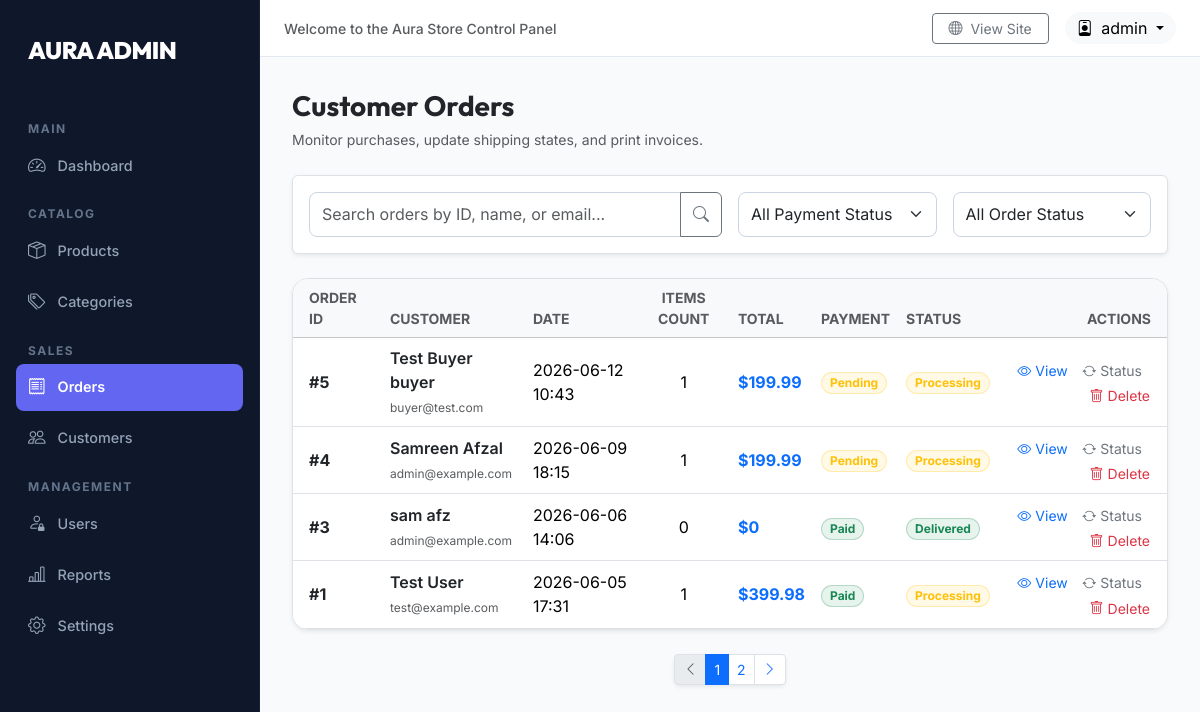
The page /dashboard/orders/ (signed in) on the database its author committed.
### orders/models.py (models this page shows, shortened)
class Order(models.Model):
    user = models.ForeignKey(
        settings.AUTH_USER_MODEL,
        on_delete=models.SET_NULL,
        related_name='orders',
        null=True,
        blank=True
    )
    first_name = models.CharField(max_length=50)
    last_name = models.CharField(max_length=50)
    email = models.EmailField()
    address = models.CharField(max_length=250)
    postal_code = models.CharField(max_length=20)
    city = models.CharField(max_length=100)
    created = models.DateTimeField(auto_now_add=True)
    updated = models.DateTimeField(auto_now=True)
    paid = models.BooleanField(default=False)
    status = models.CharField(
        max_length=20,
        choices=[
            ('Processing', 'Processing'),
            ('Shipped', 'Shipped'),
            ('Delivered', 'Delivered'),
            ('Cancelled', 'Cancelled'),
        ],
        default='Processing'
    )
    tracking_number = models.CharField(max_length=100, blank=True, default='')
    class Meta:
        ordering = ['-created']
        indexes = [
            models.Index(fields=['-created']),
        ]
    def get_total_cost(self):
        return sum(item.get_cost() for item in self.items.all())

class OrderItem(models.Model):
    order = models.ForeignKey(
        Order,
        related_name='items',
        on_delete=models.CASCADE
    )
    product = models.ForeignKey(
        Product,
        related_name='order_items',
        on_delete=models.CASCADE
    )
    price = models.DecimalField(max_digits=10, decimal_places=2)
    quantity = models.PositiveIntegerField(default=1)
    def get_cost(self):
        return self.price * self.quantity

### dashboard/views.py (the view)
# urls.py: path('orders/', views.orders_view, name='orders'),
@staff_member_required(login_url='users:admin_login')
def orders_view(request):
    orders = Order.objects.all().order_by('-created')
    return render(request, 'dashboard/orders.html', {
        'orders': orders,
        'active_menu': 'orders'
    })

### cart/context_processors.py (called while the page is built)
def cart(request):
    return {'cart': Cart(request)}

### templates/dashboard/orders.html (shortened to what this page needs)
{% extends 'dashboard/base.html' %}
{% load static %}
{% block content %}
<div class="d-flex justify-content-between align-items-center mb-4">
    <div>
        <h1 class="h3 mb-1 fw-bold text-dark" style="font-family: 'Outfit', sans-serif;">Customer Orders</h1>
        <span class="text-muted small">Monitor purchases, update shipping states, and print invoices.</span>
    </div>
</div>
<div class="card p-3 border shadow-sm bg-white mb-4">
    <div class="row g-3">
        <div class="col-md-6">
            <div class="input-group">
                <input type="text" class="form-control" placeholder="Search orders by ID, name, or email...">
                <button class="btn btn-outline-secondary" type="button"><i class="bi bi-search"></i></button>
            </div>
        </div>
        <div class="col-md-3">
            <select class="form-select">
                <option selected>All Payment Status</option>
            </select>
        </div>
        <div class="col-md-3">
            <select class="form-select">
                <option selected>All Order Status</option>
            </select>
        </div>
    </div>
</div>
<div class="table-card border shadow-sm bg-white">
    <div class="table-responsive">
        <table class="table table-hover align-middle mb-0">
            <thead>
                <tr class="table-light">
                    <th scope="col" class="text-muted text-uppercase small px-3">Order ID</th>
                    <th scope="col" class="text-muted text-uppercase small">Customer</th>
                    <th scope="col" class="text-muted text-uppercase small">Date</th>
                    <th scope="col" class="text-muted text-uppercase small text-center">Items Count</th>
                    <th scope="col" class="text-muted text-uppercase small">Total</th>
                    <th scope="col" class="text-muted text-uppercase small">Payment</th>
                    <th scope="col" class="text-muted text-uppercase small">Status</th>
                    <th scope="col" class="text-muted text-uppercase small text-end px-3">Actions</th>
                </tr>
            </thead>
            <tbody>
                {% for order in orders %}
                <tr>
                    <td class="px-3 fw-bold text-dark">#{{ order.id }}</td>
                    <td>
                        <div class="fw-semibold text-dark">{{ order.first_name }} {{ order.last_name }}</div>
                        <span class="text-muted small" style="font-size: 0.75rem;">{{ order.email }}</span>
                    </td>
                    <td>{{ order.created|date:"Y-m-d H:i" }}</td>
                    <td class="text-center">{{ order.items.count }}</td>
                    <td class="fw-bold text-primary">${{ order.get_total_cost }}</td>
                    <td>
                        {% if order.paid %}
                            <span class="badge bg-success bg-opacity-10 text-success border border-success border-opacity-25 px-2 py-1 small rounded-pill">Paid</span>
                        {% else %}
                            <span class="badge bg-warning bg-opacity-10 text-warning border border-warning border-opacity-25 px-2 py-1 small rounded-pill">Pending</span>
                        {% endif %}
                    </td>
                    <td>
                        {% if order.status == 'Delivered' %}
                            <span class="badge bg-success bg-opacity-10 text-success border border-success border-opacity-25 px-2 py-1 small rounded-pill">Delivered</span>
                        {% elif order.status == 'Shipped' %}
                            <span class="badge bg-info bg-opacity-10 text-info border border-info border-opacity-25 px-2 py-1 small rounded-pill">Shipped</span>
                        {% elif order.status == 'Cancelled' %}
                            <span class="badge bg-danger bg-opacity-10 text-danger border border-danger border-opacity-25 px-2 py-1 small rounded-pill">Cancelled</span>
                        {% else %}
                            <span class="badge bg-warning bg-opacity-10 text-warning border border-warning border-opacity-25 px-2 py-1 small rounded-pill">Processing</span>
                        {% endif %}
                    </td>
                    <td class="text-end px-3">
                        <a href="{% url 'dashboard:order_details' order.id %}" class="btn btn-sm btn-link text-primary text-decoration-none p-0 me-2"><i class="bi bi-eye me-1"></i>View</a>
                        <button class="btn btn-sm btn-link text-secondary text-decoration-none p-0 me-2" data-bs-toggle="modal" data-bs-target="#statusModal" onclick="setOrderIdForStatus({{ order.id }}, '{{ order.status|escapejs }}', '{{ order.tracking_number|escapejs }}')"><i class="bi bi-arrow-repeat me-1"></i>Status</button>
                        <button class="btn btn-sm btn-link text-danger text-decoration-none p-0" data-bs-toggle="modal" data-bs-target="#deleteOrderModal" onclick="setDeleteOrder({{ order.id }})"><i class="bi bi-trash me-1"></i>Delete</button>
                    </td>
                </tr>
                {% empty %}
                <tr>
                    <td colspan="8" class="text-center py-4 text-muted">No orders registered.</td>
                </tr>
                {% endfor %}
            </tbody>
        </table>
    </div>
</div>
<nav class="mt-4 d-flex justify-content-center">
    <ul class="pagination pagination-sm shadow-sm rounded">
        <li class="page-item disabled"><a class="page-link" href="#"><i class="bi bi-chevron-left"></i></a></li>
        <li class="page-item active"><a class="page-link" href="#">1</a></li>
        <li class="page-item"><a class="page-link" href="#">2</a></li>
        <li class="page-item"><a class="page-link" href="#"><i class="bi bi-chevron-right"></i></a></li>
    </ul>
</nav>
{% endblock %}

### templates/dashboard/base.html (shortened to what this page needs)
<!DOCTYPE html>
<html lang="en">
<head>
    <link href="https://cdn.jsdelivr.net/npm/bootstrap@5.3.3/dist/css/bootstrap.min.css" rel="stylesheet">
    <link href="https://cdn.jsdelivr.net/npm/bootstrap-icons@1.11.3/font/bootstrap-icons.min.css" rel="stylesheet">
</head>
<body>
    <div class="sidebar" id="sidebarMenu">
        <a href="{% url 'dashboard:index' %}" class="sidebar-brand brand-title">AURA ADMIN</a>
        <div class="sidebar-menu-title">Main</div>
        <a href="{% url 'dashboard:index' %}" class="sidebar-link {% if active_menu == 'dashboard' %}active{% endif %}">
            <i class="bi bi-speedometer2"></i> Dashboard
        </a>
        <div class="sidebar-menu-title">Catalog</div>
        <a href="{% url 'dashboard:products' %}" class="sidebar-link {% if active_menu == 'products' %}active{% endif %}">
            <i class="bi bi-box-seam"></i> Products
        </a>
        <a href="{% url 'dashboard:categories' %}" class="sidebar-link {% if active_menu == 'categories' %}active{% endif %}">
            <i class="bi bi-tags"></i> Categories
        </a>
        <div class="sidebar-menu-title">Sales</div>
        <a href="{% url 'dashboard:orders' %}" class="sidebar-link {% if active_menu == 'orders' %}active{% endif %}">
            <i class="bi bi-receipt"></i> Orders
        </a>
        <a href="{% url 'dashboard:customers' %}" class="sidebar-link {% if active_menu == 'customers' %}active{% endif %}">
            <i class="bi bi-people"></i> Customers
        </a>
        <div class="sidebar-menu-title">Management</div>
        <a href="{% url 'dashboard:users' %}" class="sidebar-link {% if active_menu == 'users' %}active{% endif %}">
            <i class="bi bi-person-lock"></i> Users
        </a>
        <a href="{% url 'dashboard:reports' %}" class="sidebar-link {% if active_menu == 'reports' %}active{% endif %}">
            <i class="bi bi-bar-chart-line"></i> Reports
        </a>
        <a href="{% url 'dashboard:settings' %}" class="sidebar-link {% if active_menu == 'settings' %}active{% endif %}">
            <i class="bi bi-gear"></i> Settings
        </a>
    </div>
    <div class="main-wrapper" id="mainWrapper">
        <nav class="top-navbar d-flex align-items-center justify-content-between">
            <div class="d-flex align-items-center">
                <div class="d-none d-md-block">
                    <span class="text-muted small fw-medium">Welcome to the Aura Store Control Panel</span>
                </div>
            </div>
            <div class="d-flex align-items-center gap-3">
                <a href="/" class="btn btn-sm btn-outline-secondary px-3" target="_blank">
                    <i class="bi bi-globe me-1"></i> View Site
                </a>
                <div class="dropdown">
                    <button class="btn btn-light border-0 dropdown-toggle py-1 px-2.5 rounded-pill" type="button" id="adminDropdown" data-bs-toggle="dropdown" aria-expanded="false">
                        <i class="bi bi-person-badge me-1"></i> {{ user.username }}
                    </button>
                </div>
            </div>
        </nav>
        <div class="content-body">
            {% block content %}
            {% endblock %}
        </div>
    </div>
</body>
</html>

### templates/dashboard/base.html (style rules this page uses)
body { font-family: 'Inter', sans-serif; background-color: #f8fafc; color: #334155; overflow-x: hidden; }
h1, h2, h3, h4, h5, h6, .brand-title { font-family: 'Outfit', sans-serif; font-weight: 600; }
.sidebar { position: fixed; top: 0; bottom: 0; left: 0; z-index: 100; width: 260px; padding: 1.5rem 1rem; background-color: #0f172a; border-right: 1px solid rgba(255, 255, 255, 0.05); transition: all 0.3s ease; }
.sidebar-brand { font-weight: 850; font-size: 1.5rem; letter-spacing: -0.5px; color: #ffffff; margin-bottom: 2rem; padding: 0.5rem 0.75rem; display: block; text-decoration: none; }
.sidebar-menu-title { font-size: 0.75rem; font-weight: 700; text-transform: uppercase; letter-spacing: 1.5px; color: #64748b; padding: 0.75rem 0.75rem 0.25rem; }
.sidebar-link { display: flex; align-items: center; padding: 0.65rem 0.75rem; color: #94a3b8; font-weight: 500; font-size: 0.9rem; border-radius: 8px; text-decoration: none; transition: all 0.2s ease; margin-bottom: 0.25rem; }
.sidebar-link.active { background-color: #6366f1; color: #ffffff; font-weight: 600; }
.sidebar-link i { font-size: 1.1rem; margin-right: 0.75rem; }
.main-wrapper { margin-left: 260px; min-height: 100vh; display: flex; flex-direction: column; transition: all 0.3s ease; }
.top-navbar { background-color: rgba(255, 255, 255, 0.95); backdrop-filter: blur(8px); border-bottom: 1px solid #e2e8f0; padding: 0.75rem 1.5rem; position: sticky; top: 0; z-index: 90; }
.content-body { padding: 2rem; flex-grow: 1; }
.table-card { background: white; border: 1px solid #e2e8f0; border-radius: 16px; box-shadow: 0 4px 6px -1px rgba(0, 0, 0, 0.02), 0 10px 15px -3px rgba(0, 0, 0, 0.03); overflow: hidden; }
.form-control, .form-select { border-radius: 8px; padding: 0.6rem 0.75rem; border: 1px solid #cbd5e1; }

### rows shown on the page
Order: id "5", first_name "Test Buyer", last_name "buyer", email "buyer@test.com", created "2026-06-12 10:43", items.count "1", get_total_cost "199.99", paid "Pending", status "Processing"
Order: id "4", first_name "Samreen", last_name "Afzal", email "admin@example.com", created "2026-06-09 18:15", items.count "1", get_total_cost "199.99", paid "Pending", status "Processing"
Order: id "3", first_name "sam", last_name "afz", email "admin@example.com", created "2026-06-06 14:06", items.count "0", get_total_cost "0", paid "Paid", status "Delivered"
Order: id "1", first_name "Test", last_name "User", email "test@example.com", created "2026-06-05 17:31", items.count "1", get_total_cost "399.98", paid "Paid", status "Processing"

### other values the page prints
{{ user.username }} "admin"
